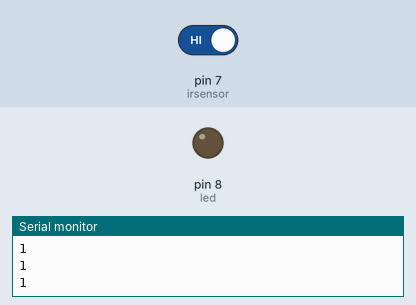
This sketch was run on a simulated Arduino Uno, built with avr-gcc and run on an emulated ATmega328P. Shown: output pins drawn as LEDs (lit = HIGH), the last lines printed to the serial monitor. Inputs (shaded band) come from the test bench; at power-on: pin 7 (irsensor) HIGH.

Above: at 1.4 s.
1.5 s: pin 7 (irsensor) driven LOW
At 3.0 s:
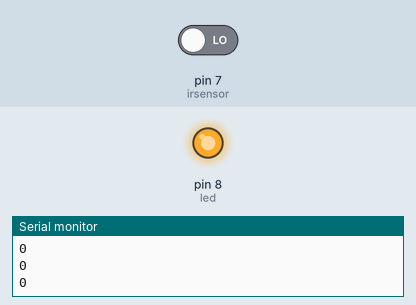
3.3 s: pin 7 (irsensor) driven HIGH
At 4.5 s:
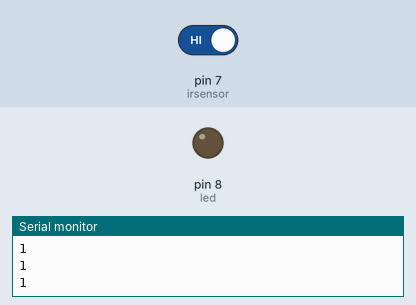
Timing chart, 0 to 6.3 s (numbered marks = the images above; inputs shaded):
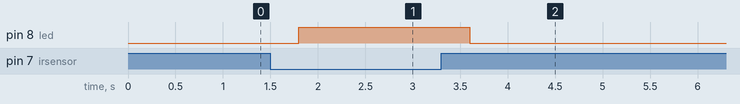

Measured:
- after the input at 1.5 s, pin 8 (led): LOW → HIGH after 0.30 s
- after the input at 3.3 s, pin 8 (led): HIGH → LOW after 0.30 s

The sketch:

irsensors.ino
```cpp
int irsensor=7;
int y;
int led=8;
void setup() {
  Serial.begin(9600);
  pinMode(7,INPUT);
pinMode(8,OUTPUT);
}

void loop() {
 y=digitalRead(irsensor);
 Serial.println(y);
 delay(300);
 if(y==0){
  digitalWrite(led,HIGH);
 }
 else{
  digitalWrite(led,LOW);
 }

}
```
